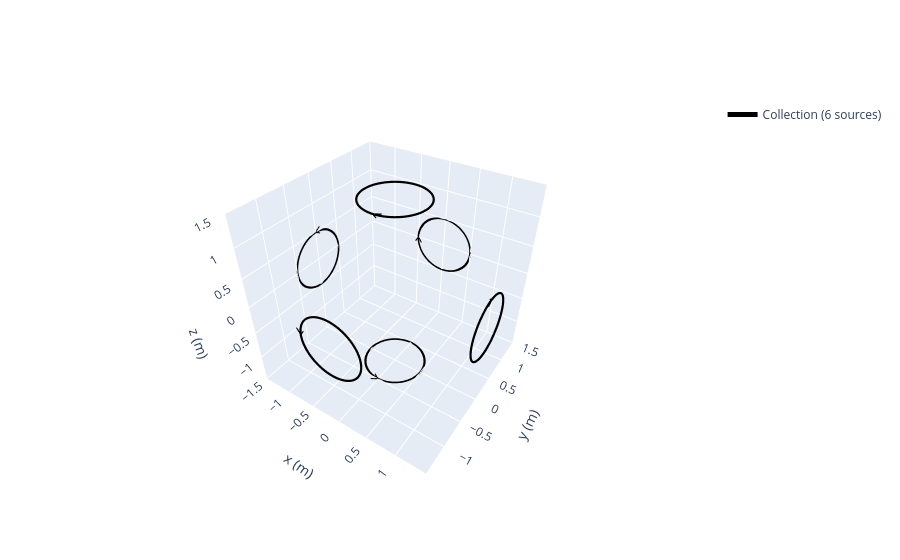

Here is the notebook cell this chart was saved with:
### Markdown cell above
# Getting Fields From a Grid
This is a test validating the workflow of getting a field from a meshgrid

### Code cell
# make a collection object for a polywell
collection = make_polywell_collection(1e6, 1, 1.5) # I, Dia, Offset
#collection = mp.current.Circle(current=1e6, diameter=1).rotate_from_angax(90, [0, 1, 0])
#collection = make_helmholtz_collection(1e6, 1, 1.5)
# make a 3D meshgrid
_x = np.linspace(-3, 3, 100)
_y = np.linspace(-3, 3, 100)
_z = np.linspace(-3, 3, 100)
mg = np.meshgrid(_x, _y, _z, indexing='ij')
mg = np.moveaxis(mg, 0, -1)
B = collection.getB(mg)

mp.show(collection)

### Figure 1 — Plotly figure (JSON) as saved in the notebook; plotly's stock layout.template omitted (floating-point values rounded to 4 significant figures; data arrays with more than 128 entries replaced by an {"elided": "..."} marker saying what was removed)
{"data": [{"legendgroup": "Collection(id=5304738752)", "mode": "lines", "name": "Collection (6 sources)", "opacity": 1, "showlegend": true, "x": [-1.5, -1.5, -1.5, NaN, 1.5, 1.5, 1.5, NaN, -0.56, -0.5, -0.44, NaN, -0.56, -0.5, -0.44, NaN, -0.1, -1.723e-16, -0.1, NaN, 0.1, -1.723e-16, 0.1, NaN], "y": [0.1, 6.123e-17, 0.1, NaN, -0.1, 6.123e-17, -0.1, NaN, -1.5, -1.5, -1.5, NaN, 1.5, 1.5, 1.5, NaN, -0.56, -0.5, -0.44, NaN, -0.56, -0.5, -0.44, NaN], "z": [0.56, 0.5, 0.44, NaN, 0.56, 0.5, 0.44, NaN, 0.1, -6.123e-17, 0.1, NaN, -0.1, -6.123e-17, -0.1, NaN, -1.5, -1.5, -1.5, NaN, 1.5, 1.5, 1.5, NaN], "type": "scatter3d", "line": {"width": 2.2, "dash": "solid", "color": "black"}}, {"legendgroup": "Collection(id=5304738752)", "mode": "lines", "name": "Collection (6 sources)", "opacity": 1, "showlegend": false, "x": {"elided": "438 float values"}, "y": {"elided": "438 float values"}, "z": {"elided": "438 float values"}, "type": "scatter3d", "line": {"width": 4.4, "dash": "solid", "color": "black"}}], "layout": {"scene": {"xaxis": {"range": [-1.5, 1.5], "autorange": false, "title": {"text": "x (m)"}}, "yaxis": {"range": [-1.5, 1.5], "autorange": false, "title": {"text": "y (m)"}}, "zaxis": {"range": [-1.5, 1.5], "autorange": false, "title": {"text": "z (m)"}}, "aspectratio": {"x": 1, "y": 1, "z": 1}, "camera": {"eye": {"x": 1, "y": -1.5, "z": 1.4}}, "aspectmode": "manual"}, "legend": {"itemsizing": "constant"}}}
